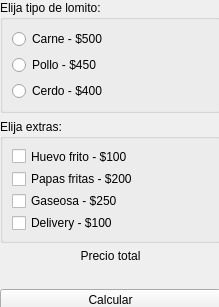
<?xml version="1.0" encoding="UTF-8"?>
<ui version="4.0">
 <class>MainWindow</class>
 <widget class="QMainWindow" name="MainWindow">
  <property name="geometry">
   <rect>
    <x>0</x>
    <y>0</y>
    <width>219</width>
    <height>307</height>
   </rect>
  </property>
  <property name="windowTitle">
   <string>MainWindow</string>
  </property>
  <widget class="QWidget" name="centralwidget">
   <widget class="QWidget" name="layoutWidget">
    <property name="geometry">
     <rect>
      <x>0</x>
      <y>0</y>
      <width>221</width>
      <height>311</height>
     </rect>
    </property>
    <layout class="QVBoxLayout" name="cojntenedor">
     <item>
      <widget class="QGroupBox" name="tipo_lomito">
       <property name="title">
        <string>Elija tipo de lomito:</string>
       </property>
       <layout class="QVBoxLayout" name="verticalLayout">
        <item>
         <widget class="QRadioButton" name="carne">
          <property name="text">
           <string>Carne - $500</string>
          </property>
         </widget>
        </item>
        <item>
         <widget class="QRadioButton" name="pollo">
          <property name="text">
           <string>Pollo - $450</string>
          </property>
         </widget>
        </item>
        <item>
         <widget class="QRadioButton" name="cerdo">
          <property name="text">
           <string>Cerdo - $400</string>
          </property>
         </widget>
        </item>
       </layout>
      </widget>
     </item>
     <item>
      <widget class="QGroupBox" name="extras">
       <property name="title">
        <string>Elija extras:</string>
       </property>
       <layout class="QVBoxLayout" name="verticalLayout_2">
        <item>
         <widget class="QCheckBox" name="huevo_frito">
          <property name="text">
           <string>Huevo frito - $100</string>
          </property>
         </widget>
        </item>
        <item>
         <widget class="QCheckBox" name="papas_fritas">
          <property name="text">
           <string>Papas fritas - $200</string>
          </property>
         </widget>
        </item>
        <item>
         <widget class="QCheckBox" name="gaseosa">
          <property name="text">
           <string>Gaseosa - $250</string>
          </property>
         </widget>
        </item>
        <item>
         <widget class="QCheckBox" name="delivery">
          <property name="text">
           <string>Delivery - $100</string>
          </property>
         </widget>
        </item>
       </layout>
      </widget>
     </item>
     <item>
      <widget class="QLabel" name="label">
       <property name="text">
        <string>Precio total</string>
       </property>
       <property name="alignment">
        <set>Qt::AlignCenter</set>
       </property>
      </widget>
     </item>
     <item>
      <widget class="QLabel" name="precio">
       <property name="text">
        <string/>
       </property>
       <property name="alignment">
        <set>Qt::AlignCenter</set>
       </property>
      </widget>
     </item>
     <item>
      <widget class="QPushButton" name="calcular">
       <property name="text">
        <string>Calcular</string>
       </property>
      </widget>
     </item>
    </layout>
   </widget>
  </widget>
 </widget>
 <resources/>
 <connections/>
</ui>
